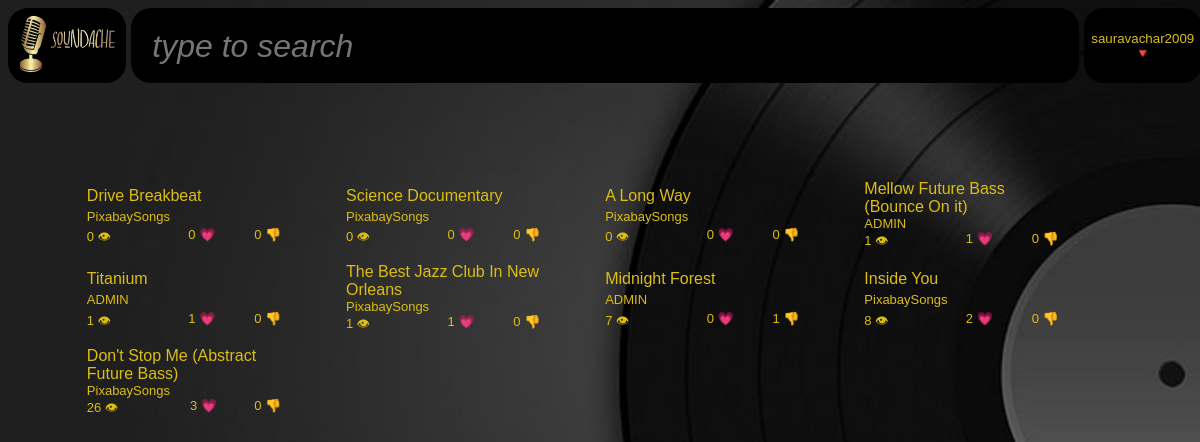
The page / (signed in) on the database its author committed.
### main.py (models this page shows)
class Music(db.Model):
    id: Mapped[int] = mapped_column(Integer, primary_key=True)
    artistId: Mapped[int] = mapped_column(ForeignKey(User.id), primary_key=True)
    name: Mapped[str] = mapped_column(String, nullable=False)
    link: Mapped[str] = mapped_column(String, nullable=False)
    views: Mapped[int] = mapped_column(Integer, default=0)
    likes: Mapped[int] = mapped_column(Integer, default=0)
    dislikes: Mapped[int] = mapped_column(Integer, default=0)
    derivativeOf: Mapped[str] = mapped_column(String, nullable=True)

class User(db.Model):
    __tablename__ = "user"
    id: Mapped[int] = mapped_column(Integer, primary_key=True)
    email: Mapped[str] = mapped_column(String, nullable=False)
    passwordHash: Mapped[str] = mapped_column(String, nullable=False)
    likes: Mapped[list] = mapped_column(MutableList.as_mutable(PickleType), default=[])
    dislikes: Mapped[list] = mapped_column(MutableList.as_mutable(PickleType), default=[])

### main.py (the view)
@app.route("/")
def main_page():
    songs = db.session.execute(
        db.select(User.email, Music).where(User.id == Music.artistId).order_by(Music.views, Music.likes)
    ).fetchmany(16)
    return render_template("index.html", songs=songs)

### templates/index.html (shortened to what this page needs)
{% extends "base.html" %}
{% block content %}
    <div class="song-grid">
    {% for artist, song in songs %}
        <a class="songThumbnailGrid" href="/playback?watch={{song.artistId}}.{{song.id}}">
            <span class="songTitle">
                {{ song.name }}
            </span>
            <span class="artistName">
                {{ artist.split('@')[0] }}
            </span>
            <span class="views">
                {{ song.views }} &#x1F441;
            </span>
            <span class="likes">
                {{ song.likes }} &#128151;
            </span>
            <span class="dislikes">
                {{ song.dislikes }} &#128078;
            </span>
        </a>
    {% endfor %}
    </div>
{%endblock%}

### static/style.css (style rules this page uses)
body { background-image: url("background-image.jpg"); background-repeat: no-repeat; background-size:cover; color: white; }
a { color:rgb(220, 190, 20); text-decoration: none; }
.song-grid { display: grid; grid-template-columns: 1fr 1fr 1fr 1fr; }
.songThumbnailGrid { display: grid; grid-template-areas:'thumbnail thumbnail thumbnail' 'thumbnail thumbnail thumbnail' 'song_title song_title song_title' 'artist_name artist_name artist_name' 'views likes dislikes'; width: 75%; margin: 2% 2% 2% 2%; }
.songTitle { grid-area: song_title; font-size: medium; }
.artistName { grid-area: artist_name; font-size: small; }
.views { grid-area: views; font-size: small; }
.likes { grid-area: likes; font-size: small; text-align: right; }
.dislikes { grid-area: dislikes; font-size: small; text-align: right; }

### rows shown on the page
Music: name "Drive Breakbeat", email "PixabaySongs", views "0", likes "0", dislikes "0"
Music: name "Science Documentary", email "PixabaySongs", views "0", likes "0", dislikes "0"
Music: name "A Long Way", email "PixabaySongs", views "0", likes "0", dislikes "0"
Music: name "Mellow Future Bass (Bounce On it)", email "ADMIN", views "1", likes "1", dislikes "0"
Music: name "Titanium", email "ADMIN", views "1", likes "1", dislikes "0"
Music: name "The Best Jazz Club In New Orleans", email "PixabaySongs", views "1", likes "1", dislikes "0"
Music: name "Midnight Forest", email "ADMIN", views "7", likes "0", dislikes "1"
Music: name "Inside You", email "PixabaySongs", views "8", likes "2", dislikes "0"
Music: name "Don't Stop Me (Abstract Future Bass)", email "PixabaySongs", views "26", likes "3", dislikes "0"

### other values the page prints
{{ session['email'].split('@')[0] }} "sauravachar2009"
